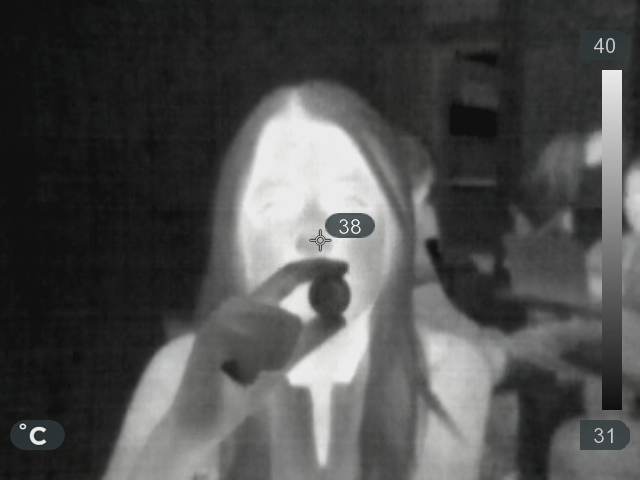
%> input picture Alejandra Fierro/A2.jpg, 640 x 480 px
$ octave thermal.m   (GNU Octave 9; MATLAB toolbox functions it lacks are replaced by stand-ins)
%> lines starting %> are read from the running program, lines starting %| are printed output that depends on the picture
%% Cargar imagen termal
f=imread("A2.jpg");
%> f is the input picture: size 480x640x3 uint8; mean R, G, B 77.8, 78.2, 77.5
f=double(f(:,:,1));
%> f: size 480x640 double
f=f/max(max(f));
fx = figure(1);
imshow(f,[]);
colormap(fx,gray);
fx2 = figure(2);
imshow(f,[]);
colormap(fx2,hot);
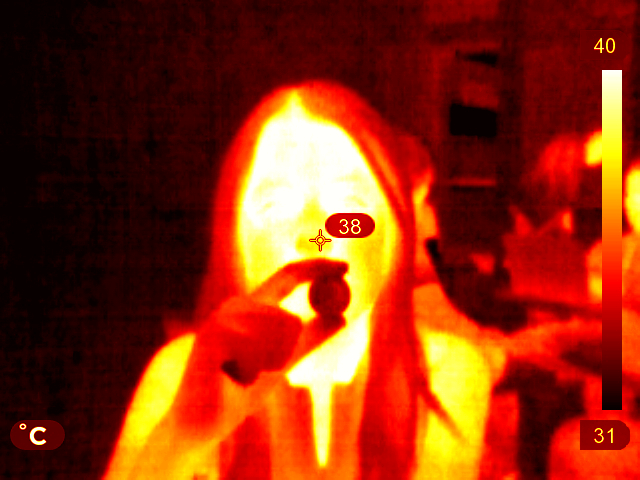
%> displayed picture: size 480x640x3, on the screen's scale of 0 to 255; mean R, G, B 139.7, 46.7, 15.3
figure(3)
[histdigital,binloc] = imhist(f);
%> histdigital = 256 values, max 13875 at index 18, min 0 at index 1, mean 1200; binloc = 256 values from 0 to 1
plot(binloc,histdigital);
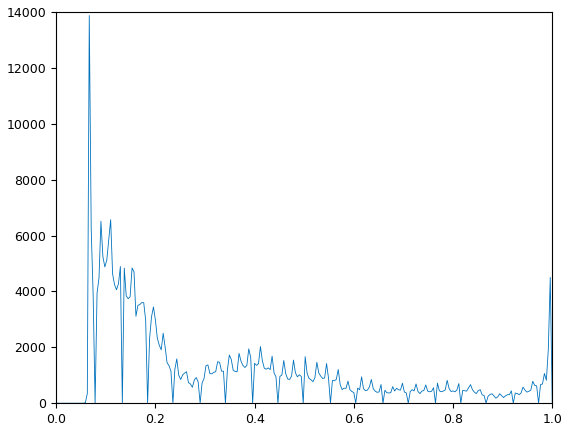
%> figure redrawn from the program's plot data; curve peaks at x = 0.0667, y = 13875
%% Conversion to centigrados
mintemp = 31; % Min temperature in image
maxtemp = 40; % Max temperature in image
temcent = (f-min(min(f)))/(max(max(f))-min(min(f)));
temcent = temcent*(maxtemp-mintemp)+mintemp;
fx3 = figure(4);
imshow(temcent,[mintemp,maxtemp]);
%lim([mintemp maxtemp]);
%axis([mintemp maxtemp]);
cmap = colormap(fx3,jet);
colorbar;
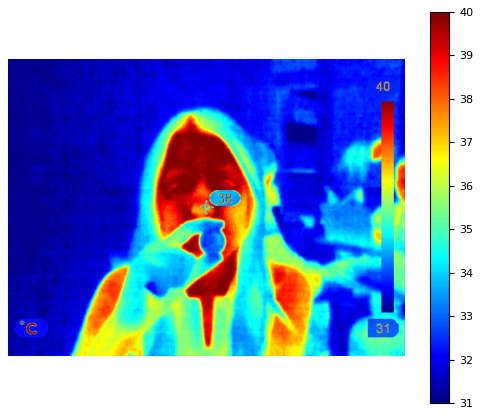
%> figure redrawn from the program's plot data
figure(5)
%> (the run ends here)
